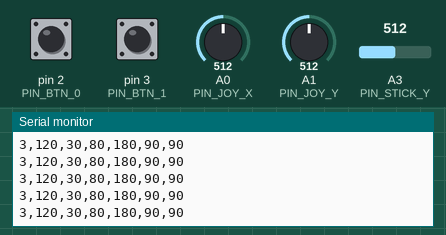
This sketch was run on a simulated Arduino Uno, built with avr-gcc and run on an emulated ATmega328P. On the bench: the last lines printed to the serial monitor. The test bench sets the inputs (shaded band); at power-on: pin 2 (PIN_BTN_0) HIGH, A0 (PIN_JOY_X) = 512, A3 (PIN_STICK_Y) = 512, pin 3 (PIN_BTN_1) HIGH, A1 (PIN_JOY_Y) = 512.

Above: at 1.2 s.
1.3 s: pin 2 (PIN_BTN_0) pulled LOW for 0.15 s
2.9 s: A0 (PIN_JOY_X) set to 690
At 2.92 s:
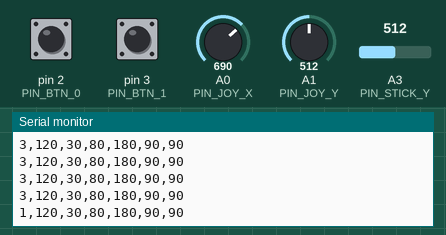
4.4 s: A3 (PIN_STICK_Y) set to 690
At 4.42 s:
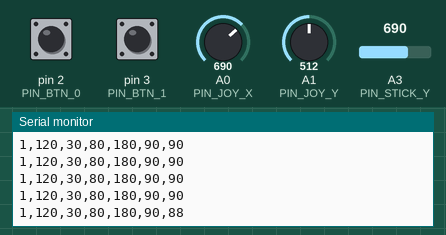
5.9 s: pin 3 (PIN_BTN_1) pulled LOW for 0.15 s
At 5.92 s:
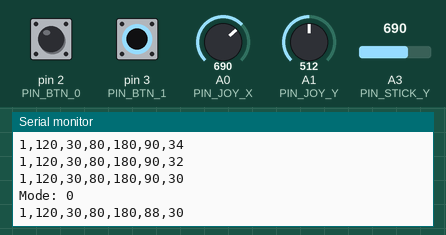
7.5 s: pin 2 (PIN_BTN_0) pulled LOW for 1 s
At 7.52 s:
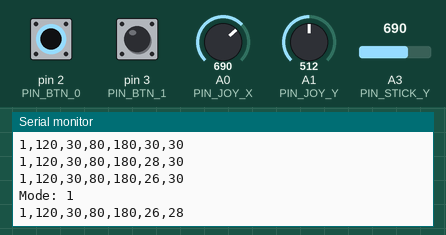
10.0 s: pin 3 (PIN_BTN_1) pulled LOW for 1 s
At 10.02 s:
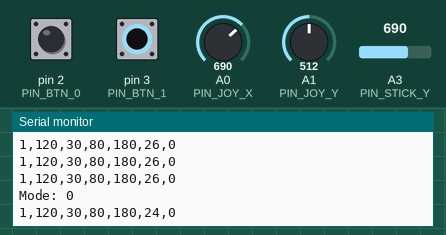
Timing chart, 0 to 13.0 s (numbered marks = the images above; inputs shaded):
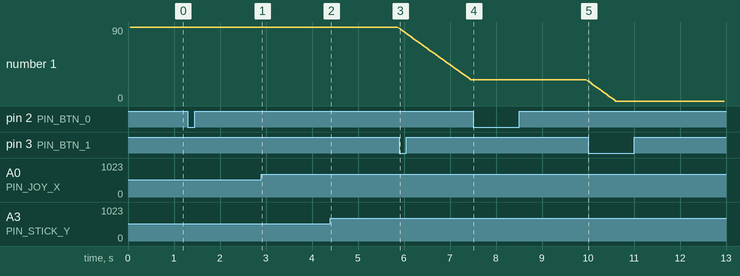

Measured:
- after the input at 2.9 s, the serial monitor: prints a new line at once (image 1)
- after the input at 4.4 s, the serial monitor: prints a new line at once (image 2)
- after the input at 5.9 s, the serial monitor: prints a new line at once (image 3)
- after the input at 7.5 s, the serial monitor: prints a new line at once (image 4)
- after the input at 10.0 s, the serial monitor: prints a new line at once (image 5)

The sketch:

master.ino
```cpp
/*
 * Birdmen remote master — 模式切换版
 *
 * 左摇杆 A0/A1  → 行驶（前进/后退/左转/右转）
 * 右摇杆 Y(A3) → 根据模式控制不同舵机
 *
 *   模式0：Y → 越障(D7)
 *   模式1：Y → 越障后轮(D11)
 *   模式2：Y → 关节1(D3)
 *   模式3：Y → 关节2(D4)
 *   模式4：Y → 关节3(D8)
 *   模式5：Y → 夹爪(D12)
 *
 * Button0(D2) 正序切换：0→1→2→3→4→5→0
 * Button1(D3) 逆序切换：5→4→3→2→1→0→5
 *
 * 协议：Serial.println("cmd,j1,j2,j3,gripper,obstacle,obstacle_rear")
 */

#define PIN_JOY_X        A0
#define PIN_JOY_Y        A1
#define PIN_STICK_Y      A3
#define PIN_STICK_X      A2
#define PIN_BTN_0        2
#define PIN_BTN_1        3

#define SERIAL_BAUD      9600
#define SEND_INTERVAL_MS 50

#define LOW_ZONE_MAX     340
#define HIGH_ZONE_MIN    680

#define CMD_FORWARD      1
#define CMD_BACKWARD     2
#define CMD_STOP         3
#define CMD_LEFT         4
#define CMD_RIGHT        5

// ─── 舵机参数 ───
#define STICK_DEADZONE     80
#define STICK_STEP         2
#define STICK_STEP_INTERVAL_MS 15

#define JOINT1_HOME  120
#define JOINT1_MIN   75
#define JOINT1_MAX   180

#define JOINT2_HOME  30
#define JOINT2_MIN   15
#define JOINT2_MAX   160

#define JOINT3_HOME  80
#define JOINT3_MIN   10
#define JOINT3_MAX   170

#define GRIPPER_HOME 180
#define GRIPPER_MIN  0
#define GRIPPER_MAX  180

#define OBSTACLE_HOME 90
#define OBSTACLE_MIN  0
#define OBSTACLE_MAX  180

#define OBSTACLE_REAR_HOME 90
#define OBSTACLE_REAR_MIN  0
#define OBSTACLE_REAR_MAX  180

// ─── 模式 ───
#define MODE_0       0
#define MODE_1       1
#define MODE_2       2
#define MODE_3       3
#define MODE_4       4
#define MODE_5       5
#define MODE_COUNT   6

// 索引: 0=joint1, 1=joint2, 2=joint3, 3=gripper, 4=obstacle, 5=obstacle_rear
static const uint8_t HOME_VALS[] = { JOINT1_HOME, JOINT2_HOME, JOINT3_HOME, GRIPPER_HOME, OBSTACLE_HOME, OBSTACLE_REAR_HOME };
static const uint8_t MIN_VALS[]  = { JOINT1_MIN,  JOINT2_MIN,  JOINT3_MIN,  GRIPPER_MIN,  OBSTACLE_MIN,  OBSTACLE_REAR_MIN };
static const uint8_t MAX_VALS[]  = { JOINT1_MAX,  JOINT2_MAX,  JOINT3_MAX,  GRIPPER_MAX,  OBSTACLE_MAX,  OBSTACLE_REAR_MAX };

// ─── 状态 ───
static unsigned long lastSendMs = 0;
static unsigned long lastStepMs = 0;
static uint8_t angles[6];                        // 当前各舵机角度
static uint8_t mode = MODE_0;
static bool lastBtn0 = false;
static bool lastBtn1 = false;

// ─── 行驶 ───
static uint8_t readDriveCmd() {
  int x = analogRead(PIN_JOY_X);
  int y = analogRead(PIN_JOY_Y);
  if (x > HIGH_ZONE_MIN) return CMD_FORWARD;
  if (x < LOW_ZONE_MAX)  return CMD_BACKWARD;
  if (y < LOW_ZONE_MAX)  return CMD_LEFT;
  if (y > HIGH_ZONE_MIN) return CMD_RIGHT;
  return CMD_STOP;
}

// ─── 右摇杆Y → 舵机 ───
// servoIdx: 目标舵机在 angles[] 中的索引
static void readStick(uint8_t servoIdx) {
  int raw = analogRead(PIN_STICK_Y);
  int centered = raw - 512;

  if (abs(centered) < STICK_DEADZONE) return;

  unsigned long now = millis();
  if (now - lastStepMs < STICK_STEP_INTERVAL_MS) return;
  lastStepMs = now;

  int delta = (centered > 0) ? -STICK_STEP : STICK_STEP;
  angles[servoIdx] = (uint8_t)constrain((int)angles[servoIdx] + delta,
                                         MIN_VALS[servoIdx], MAX_VALS[servoIdx]);
}

// ─── 按钮切模式 ───
static void readButtons() {
  bool b0 = digitalRead(PIN_BTN_0) == LOW;
  bool b1 = digitalRead(PIN_BTN_1) == LOW;

  if (b0 && !lastBtn0) {
    mode = (mode + 1) % MODE_COUNT;
    Serial.print("Mode: "); Serial.println(mode);
  }
  if (b1 && !lastBtn1) {
    mode = (mode + MODE_COUNT - 1) % MODE_COUNT;
    Serial.print("Mode: "); Serial.println(mode);
  }

  lastBtn0 = b0;
  lastBtn1 = b1;
}

// ─── 模式 → 舵机索引 ───
// 索引: 0=joint1, 1=joint2, 2=joint3, 3=gripper, 4=obstacle, 5=obstacle_rear
// 模式0=obstacle, 模式1=obstacle_rear, 模式2=joint1, 模式3=joint2, 模式4=joint3, 模式5=gripper
static const uint8_t MODE_TO_SERVO[] = { 4, 5, 0, 1, 2, 3 };

// ─── 发送 ───
static void sendControlFrame() {
  uint8_t cmd = readDriveCmd();
  readButtons();
  readStick(MODE_TO_SERVO[mode]);

  // cmd, joint1, joint2, joint3, gripper, obstacle, obstacle_rear
  Serial.print(cmd);        Serial.print(',');
  Serial.print(angles[0]);  Serial.print(',');
  Serial.print(angles[1]);  Serial.print(',');
  Serial.print(angles[2]);  Serial.print(',');
  Serial.print(angles[3]);  Serial.print(',');
  Serial.print(angles[4]);  Serial.print(',');
  Serial.println(angles[5]);
}

void setup() {
  pinMode(PIN_BTN_0, INPUT_PULLUP);
  pinMode(PIN_BTN_1, INPUT_PULLUP);
  Serial.begin(SERIAL_BAUD);

  // 开机复位
  for (int i = 0; i < 6; i++) {
    angles[i] = HOME_VALS[i];
  }
  mode = MODE_0;
}

void loop() {
  unsigned long now = millis();
  if (now - lastSendMs < SEND_INTERVAL_MS) return;
  lastSendMs = now;

  sendControlFrame();
}
```
